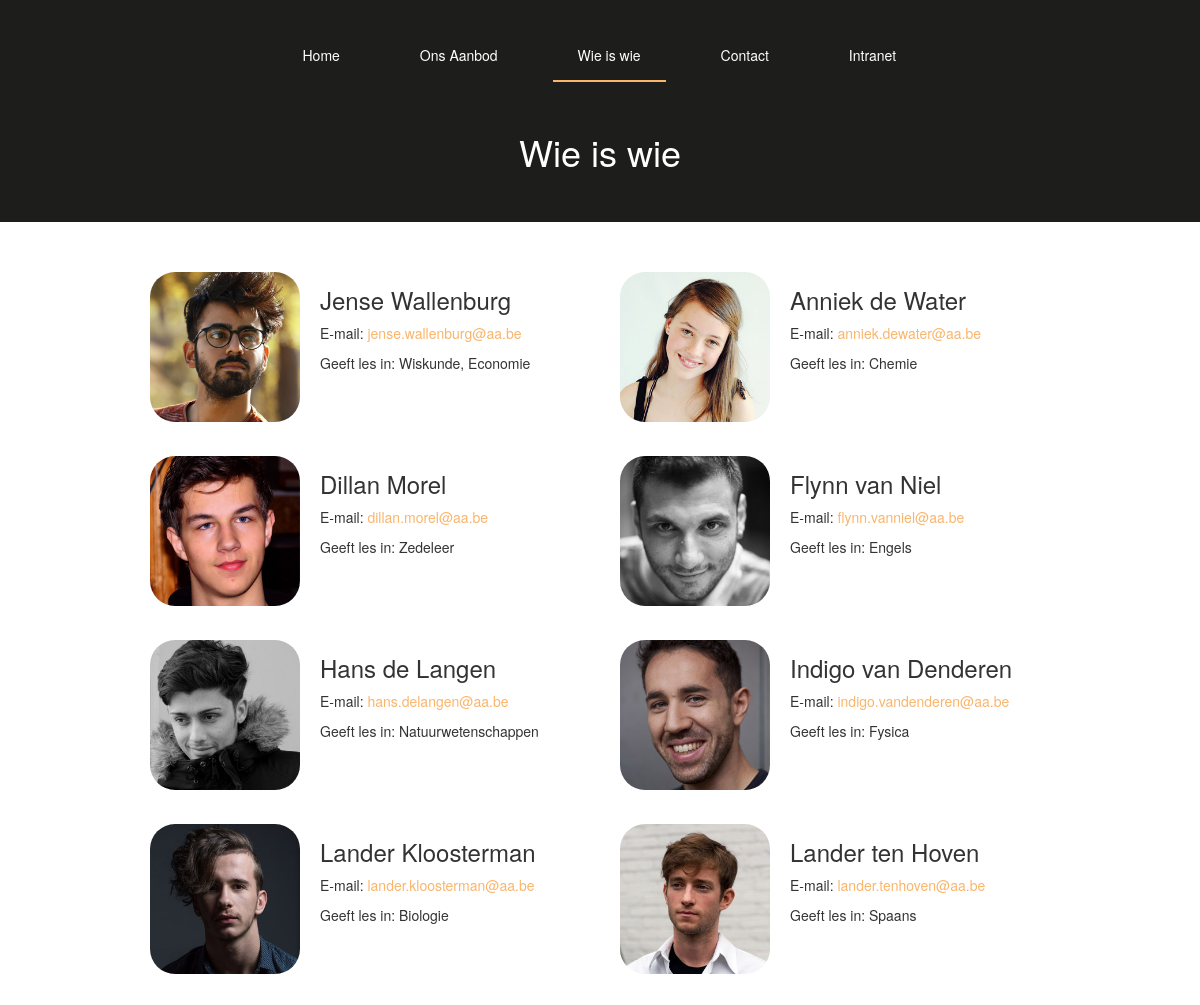
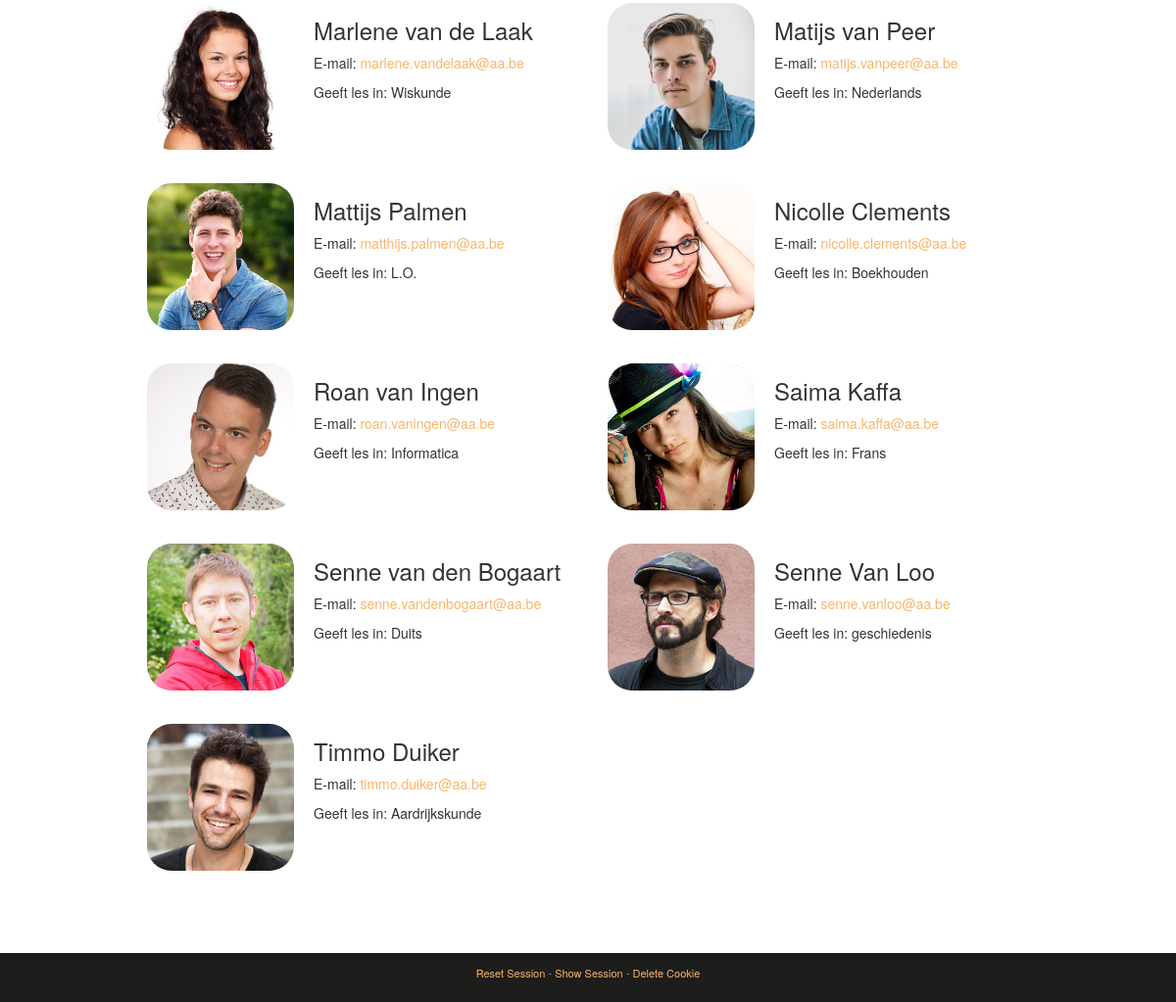
/wie-is-wie, run on the app's committed database (2 pictures, top to bottom).
### tables this page shows
CREATE TABLE "leraren" (
	`leraar_id`	INTEGER PRIMARY KEY AUTOINCREMENT UNIQUE,
	`voornaam`	TEXT,
	`naam`	TEXT UNIQUE,
	`email`	TEXT UNIQUE,
	`vakken`	TEXT
);

### project/views.py (the view)
@app.route('/wie-is-wie')
def wie():
	session_add_page('wie-is-wie')
	leraarArray = get_leraren()
	return set_cookie(render_template('wie.html', leraarArray=leraarArray))

### project/views.py (called while the page is built)
def connect_db():
	db = sqlite3.connect('school.db')
	return db

def get_db():
    if not hasattr(g, 'sqlite_db'):
        g.sqlite_db = connect_db()
    return g.sqlite_db

def set_cookie(link=None):
	url = link
	response = app.make_response(url)
	response.set_cookie('Atheneum Antwerpen', value='visited')
	return response

def session_add_page(currentPage=None):
	if 'page' in session.keys():
		page_list = session['page']
		page_list.append(currentPage)
		page_list = page_list[-10:] # only last 10 pages into session, : to avoid error if empty
		session['page'] = page_list
	else:
		session['page'] = [currentPage]
	return

def get_leraren():
	db = get_db()
	leraren = db.execute('SELECT * FROM leraren')
	db.commit()
	leraarArray = []
	for row in leraren:
		leraarArray.append( row )
	return leraarArray

### project/templates/wie.html
{% extends "index.html" %}
{% block title %}Wie is wie{% endblock %}
{% set title = 'wie-is-wie' %}
{% block content %}
	<div class="wrapper">
		<ul class="people">
			 {% for leraar in leraarArray %}
				<li>
					<img src="../static/img/leraren/{% for info in leraar %}{% if loop.index == 2 %}{{info}}{% endif %}{% endfor %}-{% for info in leraar %}{% if loop.index == 3 %}{{info}}{% endif %}{% endfor %}.jpg"
					alt="{% for info in leraar %}{% if loop.index == 2 %}{{info}}{% endif %}{% endfor %} {% for info in leraar %}{% if loop.index == 3 %}{{info}}{% endif %}{% endfor %}">
					<div>
						<h3>{% for info in leraar %}{% if loop.index == 2 %}{{ info }}{% endif %} {% if loop.index == 3 %}{{ info }}{% endif %}{% endfor %}</h3>
						{% for info in leraar %}
							{% if loop.index == 4 %}<p>E-mail: <a href="mailto:{{ info }}">{{ info }}</a></p>{% endif %}
							{% if loop.index == 5 %}
								<p>Geeft les in: {{info}}</p>
							{% endif %}
						{% endfor %}
					</div>
				</li>
			{% endfor %}
		</ul>
	</div>
{% endblock %}

### project/templates/index.html (shortened to what this page needs)
<!DOCTYPE html>
<html lang="en">
<head>
    <link rel=stylesheet type=text/css href="{{ url_for('static', filename='bootstrap.css') }}">
    <link rel=stylesheet type=text/css href="{{ url_for('static', filename='style.css') }}">
</head>
<body>
    <header>
      <div>
        <nav>
          <ul>
            <li {% if title == 'home' %}class="active"{% endif %}><a href="{{ url_for('home') }}">Home</a></li>
            <li {% if title == 'aanbod' %}class="active"{% endif %}><a href="{{ url_for('aanbod') }}">Ons Aanbod</a></li>
            <li {% if title == 'wie-is-wie' %}class="active"{% endif %}><a href="{{ url_for('wie') }}">Wie is wie</a></li>
            <li {% if title == 'contact' %}class="active"{% endif %}><a href="{{ url_for('contact') }}">Contact</a></li>
            <li {% if title == 'intranet' %}class="active"{% endif %}><a href="{{ url_for('intranet') }}">Intranet</a></li>
          </ul>
        </nav>
      </div>
    </header>
    <main>
      <h1>{{ self.title() }}</h1>
      <div id="{{ title }}">
        {% block content %}{% endblock %}
      </div>
    </main>
    <footer>
      <p><a href="/session_reset">Reset Session</a> - <a href="/session_show">Show Session</a> - <a href="/delete_cookie">Delete Cookie</a></p>
    </footer>
</body>
</html>

### project/static/style.css (style rules this page uses)
h1 { font-size: 36px; }
p { font-size: 18px; }
a { color: #FAB56B; }
ul { list-style-type: none; padding-left: 0; }
header { background-color: #1d1d1b; padding: 30px 0; }
nav ul { display: flex; margin: 0 auto; padding: 0; width: 645px; list-style: none; }
nav ul li { display: inline; padding: 15px 0; border-bottom: 2px solid #1d1d1b; margin: 0 15px; transition: 0.2s all; }
nav ul li:first-child { margin-left: 0 }
nav ul li:last-child { margin-right: 0; }
nav ul li:hover, nav ul .active { border-bottom: 2px solid #FAB56B; color: black !important; cursor: pointer; }
nav ul li a { color: #fff; padding: 19px 25px; }
main h1 { text-align: center; background-color: #1d1d1b; color:#fff; padding: 20px 0 50px; margin: 0; }
footer { text-align: center; background-color: #1d1d1b; padding: 10px 0; color: #999; position: relative; bottom: 0; width: 100%; line-height: 20px; }
footer p { font-size: 11px; }
.wrapper { max-width: 900px; margin: 0 auto; }
#aanbod, #wie-is-wie, #contact, #intranet { margin: 50px 0; }
.people { display: flex; flex-flow: row wrap; margin-bottom: 0; }
.people > li { display: flex; margin-bottom: 20px; }
.people > li:nth-child(2n+1) { margin-right: 40px; }
.people > li div { width: 280px; padding: 15px 0 0 20px; }
.people img { max-width: 150px; max-height: 150px; height: auto; border-radius: 25px; display: block; margin-bottom: 1em; }
.people h3 { margin-top: 0; }
.people p { font-size: 14px; }

### data on the page
leraren: voornaam+naam (picture), voornaam "Jense", naam "Wallenburg", email "jense.wallenburg@aa.be", vakken "Wiskunde, Economie"
leraren: voornaam+naam (picture), voornaam "Anniek", naam "de Water", email "anniek.dewater@aa.be", vakken "Chemie"
leraren: voornaam+naam (picture), voornaam "Dillan", naam "Morel", email "dillan.morel@aa.be", vakken "Zedeleer"
leraren: voornaam+naam (picture), voornaam "Flynn", naam "van Niel", email "flynn.vanniel@aa.be", vakken "Engels"
leraren: voornaam+naam (picture), voornaam "Hans", naam "de Langen", email "hans.delangen@aa.be", vakken "Natuurwetenschappen"
leraren: voornaam+naam (picture), voornaam "Indigo", naam "van Denderen", email "indigo.vandenderen@aa.be", vakken "Fysica"
leraren: voornaam+naam (picture), voornaam "Lander", naam "Kloosterman", email "lander.kloosterman@aa.be", vakken "Biologie"
leraren: voornaam+naam (picture), voornaam "Lander", naam "ten Hoven", email "lander.tenhoven@aa.be", vakken "Spaans"
leraren: voornaam+naam (picture), voornaam "Marlene", naam "van de Laak", email "marlene.vandelaak@aa.be", vakken "Wiskunde"
leraren: voornaam+naam (picture), voornaam "Matijs", naam "van Peer", email "matijs.vanpeer@aa.be", vakken "Nederlands"
leraren: voornaam+naam (picture), voornaam "Mattijs", naam "Palmen", email "matthijs.palmen@aa.be", vakken "L.O."
leraren: voornaam+naam (picture), voornaam "Nicolle", naam "Clements", email "nicolle.clements@aa.be", vakken "Boekhouden"
leraren: voornaam+naam (picture), voornaam "Roan", naam "van Ingen", email "roan.vaningen@aa.be", vakken "Informatica"
leraren: voornaam+naam (picture), voornaam "Saima", naam "Kaffa", email "saima.kaffa@aa.be", vakken "Frans"
leraren: voornaam+naam (picture), voornaam "Senne", naam "van den Bogaart", email "senne.vandenbogaart@aa.be", vakken "Duits"
leraren: voornaam+naam (picture), voornaam "Senne", naam "Van Loo", email "senne.vanloo@aa.be", vakken "geschiedenis"
leraren: voornaam+naam (picture), voornaam "Timmo", naam "Duiker", email "timmo.duiker@aa.be", vakken "Aardrijkskunde"
